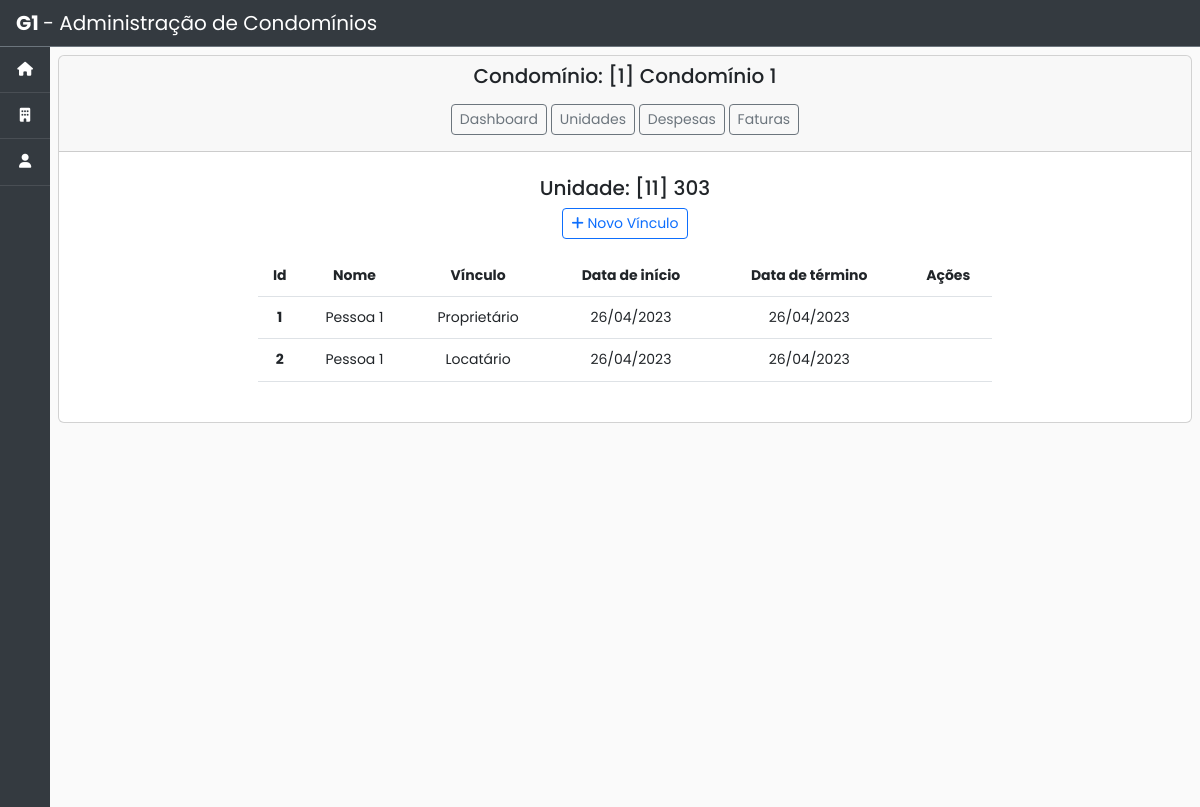
/condominios/pessoa_unidade_list/11/, run on an earlier commit of the app's database.
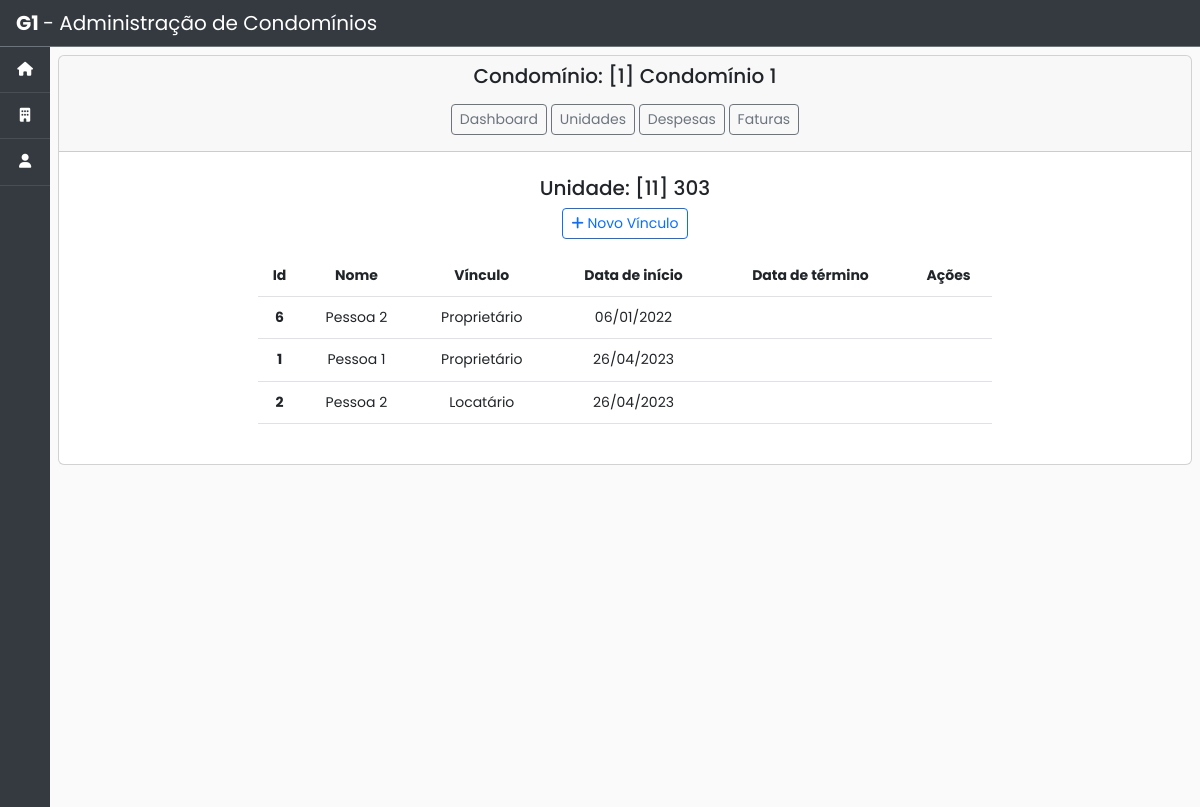
And on a later commit of the database.
### condominio/models.py (models this page shows, shortened)
class Unidade(models.Model):
    nome = models.CharField(max_length=200)
    fracao = models.CharField('fração', max_length=20)
    condominio = models.ForeignKey(Condominio, on_delete=models.CASCADE, related_name='unidades')  # noqa

class PessoaUnidade(models.Model):
    class Morador(models.TextChoices):
        PROPRIETARIO = 'Proprietário', 'Proprietário'
        LOCATARIO = 'Locatário', 'Locatário'
    pessoa = models.ForeignKey(Pessoa, on_delete=models.CASCADE, related_name="moradores")  # noqa
    unidade = models.ForeignKey(Unidade, on_delete=models.PROTECT, related_name="moradores")  # noqa
    vinculo = models.CharField(choices=Morador.choices, default=Morador.PROPRIETARIO, max_length=15)  # noqa
    data_inicio = models.DateTimeField('data de início', null=True)
    data_fim = models.DateTimeField('data de fim', blank=True, null=True)
    created_at = models.DateTimeField(auto_now_add=True)
    updated_at = models.DateTimeField(auto_now=True)

class Pessoa(models.Model):
    class Status(models.TextChoices):
        ATIVO = 'Ativo', 'Ativo'
        INATIVO = 'Inativo', 'Inativo'
    nome = models.CharField(max_length=200)
    documento = models.CharField('CPF', max_length=20)
    status = models.CharField(choices=Status.choices, default=Status.ATIVO, max_length=10)  # noqa
    created_at = models.DateTimeField(auto_now_add=True)
    updated_at = models.DateTimeField(auto_now=True)

### condominio/views.py (the view)
# urls.py: path('pessoa_unidade_list/<int:unidade_id>/', views.pessoa_unidade_list, name='pessoa_unidade_list'),  # noqa
def pessoa_unidade_list(request, unidade_id):
    unidade = Unidade.objects.get(id=unidade_id)  # noqa
    pessoa_unidade = PessoaUnidade.objects.order_by("data_fim").filter(unidade_id=unidade_id)  # noqa
    return render(request, 'condominio/pessoa_unidade_list.html', {'unidade': unidade, 'pessoa_unidade': pessoa_unidade})  # noqa

### condominio/templates/condominio/pessoa_unidade_list.html (shortened to what this page needs)
{% extends 'base.html' %}
{% block content %}
  <div class="card">
    <div class="card-header text-center">
      <h5><span>Condomínio: [1] Condomínio 1 </span></h5>
      <div class="col-8 m-auto pt-2 pb-2 text-center">
        <a href="" class="btn btn-outline-secondary btn-sm">Dashboard</a>
        <a href="" class="btn btn-outline-secondary btn-sm">Unidades</a>
        <a href="" class="btn btn-outline-secondary btn-sm">Despesas</a>
        <a href="" class="btn btn-outline-secondary btn-sm">Faturas</a>
      </div>
    </div>
    <div class="card-body">
      <div class="col-8 m-auto pt-2 pb-2 text-center" >
        <h5>Unidade: [{{unidade.id}}] {{unidade.nome}} </h5>
        <a href="{% url 'condominio:pessoa_unidade_create' unidade_id=unidade.id %}" class="btn btn-outline-primary btn-sm"> <span class="fas fa-plus"></span> Novo Vínculo</a>
      </div>
      <div class="col-8 m-auto pt-2 pb-2 text-center">
        <table class="table">
          <thead class="thead-dark">
            <tr style="text-align: center">
              <th scope="col">Id</th>
              <th scope="col">Nome</th>
              <th scope="col">Vínculo</th>
              <th scope="col">Data de início</th>
              <th scope="col">Data de término</th>
              <th scope="col">Ações</th>
            </tr>
          </thead>
          <tbody>
            {% for pu in pessoa_unidade %}
            <tr style="text-align: center">
              <th scope="row">{{pu.id}}</th>
              <td>{{pu.pessoa.nome}}</td>
              <td>{{pu.vinculo}}</td>
              <td>{{pu.data_inicio|date:"d/m/Y"}}</td>
              <td>{{pu.data_fim|date:"d/m/Y"}}</td>
              <td>
              </td>
            </tr>
            {% endfor %}
          </tbody>
        </table>
      </div>
    </div>
  </div>
{% endblock %}

### condominio/templates/base.html (shortened to what this page needs)
{% load static %}
<!doctype html>
<html lang="pt-br">
<head>
	<link rel="stylesheet" href="https://cdn.jsdelivr.net/npm/bootstrap@5.3.0-alpha2/dist/css/bootstrap.min.css" rel="stylesheet">
	<link href="{% static 'fontawesomefree/css/fontawesome.css' %}" rel="stylesheet" type="text/css">
	<link href="{% static 'fontawesomefree/css/brands.css' %}" rel="stylesheet" type="text/css">
	<link href="{% static 'fontawesomefree/css/solid.css' %}" rel="stylesheet" type="text/css">
	<link rel="stylesheet" href="{% static 'css/global-style.css' %}">
</head>
<body>
	<header>
		  <a class="navbar-brand" href="{% url 'condominio:list' %}">
			<strong>G1 </strong> - Administração de Condomínios</a>
	</header>
	<div class="d-flex">
		<nav id="sidebar">
			<ul class="list-unstyled">
				<li data-bs-toggle="tooltip" data-bs-placement="top" title="Home">
					<a href="{% url 'condominio:list' %}"><span class="fa fa-house"></span></a>
				</li>
				<li data-bs-toggle="tooltip" data-bs-placement="top" title="Condomínios">
					<a href="{% url 'condominio:list' %}"><span class="fa fa-building"></span></a>
				</li>
				<li data-bs-toggle="tooltip" data-bs-placement="top" title="Pessoas">
					<a href="{% url 'condominio:pessoa_list' %}"><span class="fa fa-user"></span></a>
				</li>
			</ul>
		</nav>
		<div id="content" class="p-2">
			{% block content %}
			{% endblock %}
		</div>
	</div>
</body>
</html>

### base_static/css/global-style.css (style rules this page uses)
:root { --blue: #007bff; --indigo: #6610f2; --purple: #6f42c1; --pink: #e83e8c; --red: #dc3545; --orange: #fd7e14; --yellow: #ffc107; --green: #28a745; --teal: #20c997; --cyan: #17a2b8; --white: #fff; --gray: #6c757d; --gray-dark: #343a40; --primary: #007bff; --secondary: #6c757d; --success: #28a745; --info: #17a2b8; --warning: #ffc107; --danger: #dc3545; --light: #f8f9fa; --dark: #343a40; }
html { position: relative; min-height: 100%; font-family: sans-serif; line-height: 1.15; -webkit-text-size-adjust: 100%; -webkit-tap-highlight-color: rgba(0, 0, 0, 0); }
body { margin: 0; font-family: "Poppins", Arial, sans-serif; font-size: 14px; line-height: 1.8; font-weight: normal; background: #fafafa; color: white; }
header { background: var(--gray-dark); border-bottom : 0.1px solid var(--secondary) }
#content { width: 100%; -webkit-transition: all 0.3s; -o-transition: all 0.3s; transition: all 0.3s; }
.navbar-brand { display: inline-block; padding-top: 0.3125rem; padding-bottom: 0.3125rem; margin-left: 1rem; font-size: 1.25rem; line-height: inherit; }
#sidebar { min-width: 50px; max-width: 50px; text-align: center; background: var(--gray-dark) ; color: #fff; font-size: 14px; height: 95vh; }
#sidebar ul li a { list-style-type: none; padding: 10px 0; display: block; color: white; border-bottom: 1px solid rgba(255, 255, 255, 0.1); }

What changed in the data, as far as the page shows it:
added PessoaUnidade: id "6", pessoa.nome "Pessoa 2", vinculo "Proprietário", data_inicio "06/01/2022"
changed PessoaUnidade "Pessoa 1": data_fim "26/04/2023" → (not shown)
changed PessoaUnidade "Locatário": pessoa.nome "Pessoa 1" → "Pessoa 2"; data_fim "26/04/2023" → (not shown)
